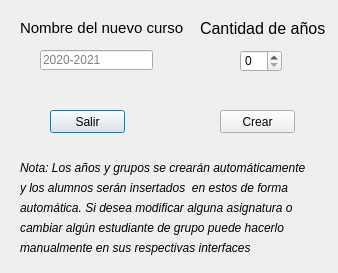
<?xml version="1.0" encoding="UTF-8"?>
<ui version="4.0">
 <class>Dialog</class>
 <widget class="QDialog" name="Dialog">
  <property name="geometry">
   <rect>
    <x>0</x>
    <y>0</y>
    <width>338</width>
    <height>273</height>
   </rect>
  </property>
  <property name="windowTitle">
   <string>Nuevo Curso</string>
  </property>
  <widget class="QLineEdit" name="lineEdit">
   <property name="geometry">
    <rect>
     <x>40</x>
     <y>50</y>
     <width>113</width>
     <height>20</height>
    </rect>
   </property>
   <property name="inputMask">
    <string/>
   </property>
   <property name="text">
    <string/>
   </property>
   <property name="placeholderText">
    <string>2020-2021</string>
   </property>
  </widget>
  <widget class="QSpinBox" name="spinBox">
   <property name="geometry">
    <rect>
     <x>240</x>
     <y>50</y>
     <width>42</width>
     <height>22</height>
    </rect>
   </property>
  </widget>
  <widget class="QLabel" name="label">
   <property name="geometry">
    <rect>
     <x>20</x>
     <y>20</y>
     <width>201</width>
     <height>16</height>
    </rect>
   </property>
   <property name="font">
    <font>
     <pointsize>11</pointsize>
    </font>
   </property>
   <property name="text">
    <string>Nombre del nuevo curso</string>
   </property>
   <property name="textFormat">
    <enum>Qt::AutoText</enum>
   </property>
  </widget>
  <widget class="QLabel" name="label_2">
   <property name="geometry">
    <rect>
     <x>200</x>
     <y>20</y>
     <width>181</width>
     <height>16</height>
    </rect>
   </property>
   <property name="font">
    <font>
     <pointsize>12</pointsize>
    </font>
   </property>
   <property name="text">
    <string>Cantidad de años</string>
   </property>
  </widget>
  <widget class="QPushButton" name="pushButton">
   <property name="geometry">
    <rect>
     <x>50</x>
     <y>110</y>
     <width>75</width>
     <height>23</height>
    </rect>
   </property>
   <property name="text">
    <string>Salir</string>
   </property>
  </widget>
  <widget class="QPushButton" name="pushButton_2">
   <property name="geometry">
    <rect>
     <x>220</x>
     <y>110</y>
     <width>75</width>
     <height>23</height>
    </rect>
   </property>
   <property name="text">
    <string>Crear</string>
   </property>
  </widget>
  <widget class="QLabel" name="label_3">
   <property name="geometry">
    <rect>
     <x>20</x>
     <y>160</y>
     <width>321</width>
     <height>16</height>
    </rect>
   </property>
   <property name="font">
    <font>
     <family>MS Sans Serif</family>
     <italic>true</italic>
    </font>
   </property>
   <property name="text">
    <string>Nota: Los años y grupos se crearán automáticamente  </string>
   </property>
   <property name="textFormat">
    <enum>Qt::AutoText</enum>
   </property>
  </widget>
  <widget class="QLabel" name="label_5">
   <property name="geometry">
    <rect>
     <x>20</x>
     <y>180</y>
     <width>311</width>
     <height>16</height>
    </rect>
   </property>
   <property name="font">
    <font>
     <family>MS Sans Serif</family>
     <italic>true</italic>
    </font>
   </property>
   <property name="text">
    <string>y los alumnos serán insertados  en estos de forma</string>
   </property>
  </widget>
  <widget class="QLabel" name="label_6">
   <property name="geometry">
    <rect>
     <x>20</x>
     <y>200</y>
     <width>301</width>
     <height>16</height>
    </rect>
   </property>
   <property name="font">
    <font>
     <family>MS Sans Serif</family>
     <italic>true</italic>
    </font>
   </property>
   <property name="text">
    <string>automática. Si desea modificar alguna asignatura o</string>
   </property>
  </widget>
  <widget class="QLabel" name="label_7">
   <property name="geometry">
    <rect>
     <x>20</x>
     <y>220</y>
     <width>301</width>
     <height>16</height>
    </rect>
   </property>
   <property name="font">
    <font>
     <family>MS Sans Serif</family>
     <italic>true</italic>
    </font>
   </property>
   <property name="frameShape">
    <enum>QFrame::NoFrame</enum>
   </property>
   <property name="text">
    <string>cambiar algún estudiante de grupo puede hacerlo </string>
   </property>
  </widget>
  <widget class="QLabel" name="label_8">
   <property name="geometry">
    <rect>
     <x>20</x>
     <y>240</y>
     <width>321</width>
     <height>16</height>
    </rect>
   </property>
   <property name="font">
    <font>
     <family>MS Sans Serif</family>
     <italic>true</italic>
    </font>
   </property>
   <property name="text">
    <string>manualmente en sus respectivas interfaces</string>
   </property>
  </widget>
 </widget>
 <resources/>
 <connections/>
</ui>
